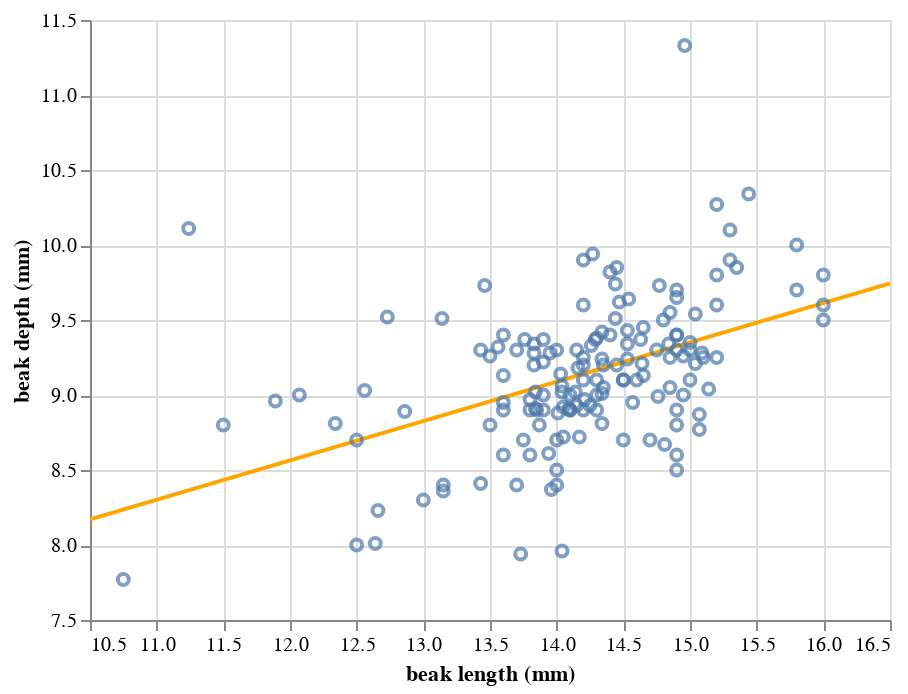

Notebook code cell kept with this figure:
### Code cell
reg_line + dots

### Figure 1 — Vega-Lite specification as saved in the notebook (floating-point values rounded to 4 significant figures; data arrays with more than 128 entries replaced by an {"elided": "..."} marker saying what was removed)
{"$schema": "https://vega.github.io/schema/vega-lite/v2.4.3.json", "config": {"view": {"height": 300, "width": 400}}, "layer": [{"data": {"values": [{"x": 10.5, "y": 8.171}, {"x": 16.5, "y": 9.744}]}, "encoding": {"x": {"field": "x", "scale": {"zero": false}, "title": "beak length (mm)", "type": "quantitative"}, "y": {"field": "y", "scale": {"zero": false}, "title": "beak depth (mm)", "type": "quantitative"}}, "mark": {"color": "orange", "type": "line"}}, {"data": {"values": {"elided": "156 records"}}, "encoding": {"x": {"field": "beak length (mm)", "scale": {"zero": false}, "type": "quantitative"}, "y": {"field": "beak depth (mm)", "scale": {"zero": false}, "type": "quantitative"}}, "mark": "point"}]}
